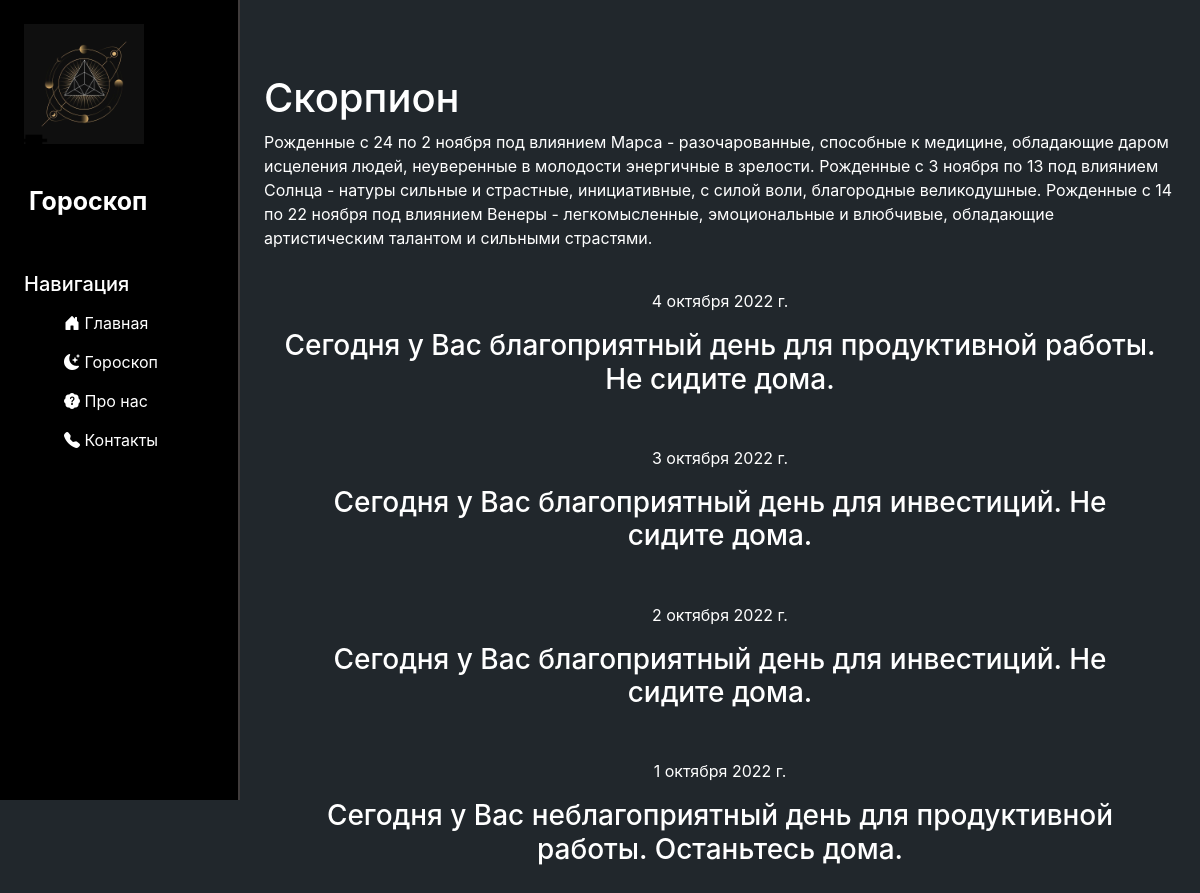
/zodiac/scorpius, run on the app's committed database.
### zodiac/models.py (models this page shows, shortened)
class Horoscope(models.Model):
    sign = models.CharField('Знак зодиака', max_length=20)
    horoscope_text = models.TextField('Гороскоп')
    date = models.DateField('Дата', max_length=15)
    class Meta:
        verbose_name = 'Гороскопы'
        verbose_name_plural = 'Гороскоп'

### zodiac/views.py (the view)
# urls.py: path('scorpius', views.scorpius, name='scorpius'),
def scorpius(request):
    prediction = Horoscope.objects.all().order_by('-date')
    return render(request, 'zodiac/scorpius.html', {'prediction': prediction})

### zodiac/templates/zodiac/scorpius.html (shortened to what this page needs)
{% extends 'main/base.html' %}
{% load static %}
{% block content %}
<div class="zodiacs">
    <h1>Скорпион</h1>
    <body>
        <p>
            Рожденные с 24 по 2 ноября под влиянием Марса - разочарованные, способные к медицине, обладающие даром
            исцеления людей, неуверенные в молодости энергичные в зрелости. Рожденные с 3 ноября по 13 под влиянием
            Солнца - натуры сильные и страстные, инициативные, с силой воли, благородные великодушные. Рожденные с
            14 по 22 ноября под влиянием Венеры - легкомысленные, эмоциональные и влюбчивые, обладающие артистическим
            талантом и сильными страстями.
        </p>
        {% for i in prediction %}
            {% if i.sign == 'Скорпион' %}
                <div class="prediction">
                    <p>{{ i.date }}</p>
                    <h3>{{ i.horoscope_text }}</h3>
                </div>
            {% endif %}
        {% endfor %}
    </body>
</div>
{% endblock %}

### main/static/main/css/main.css (style rules this page uses)
body { background: #21272c; }
main .zodiacs { float: left; padding: 2%; color: white; margin-top: 50px; text-align: left; width: 80%; }
main .prediction { float: left; padding: 2%; color: white; margin-top: 5px; text-align: center; width: 100%; }

### data on the page
Horoscope: date "4 октября 2022 г.", horoscope_text "Сегодня у Вас благоприятный день для продуктивной работы. Не сидите дома."
Horoscope: date "3 октября 2022 г.", horoscope_text "Сегодня у Вас благоприятный день для инвестиций. Не сидите дома."
Horoscope: date "2 октября 2022 г.", horoscope_text "Сегодня у Вас благоприятный день для инвестиций. Не сидите дома."
Horoscope: date "1 октября 2022 г.", horoscope_text "Сегодня у Вас неблагоприятный день для продуктивной работы. Останьтесь дома."
